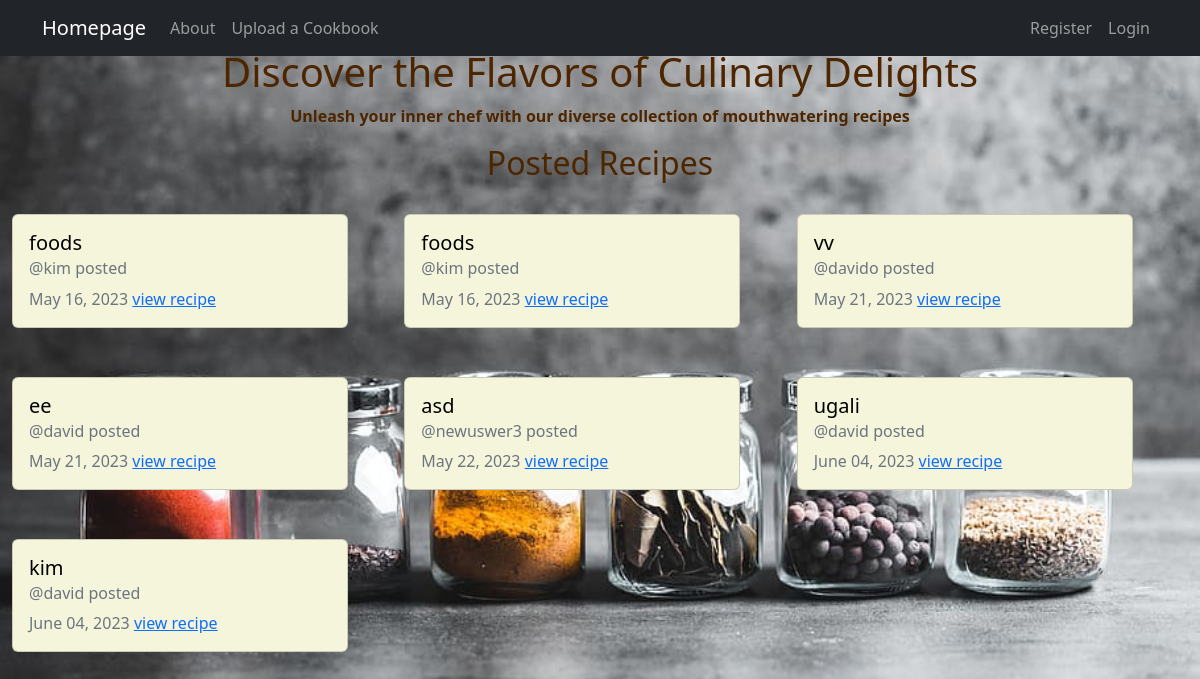
Before: / with the older database file.
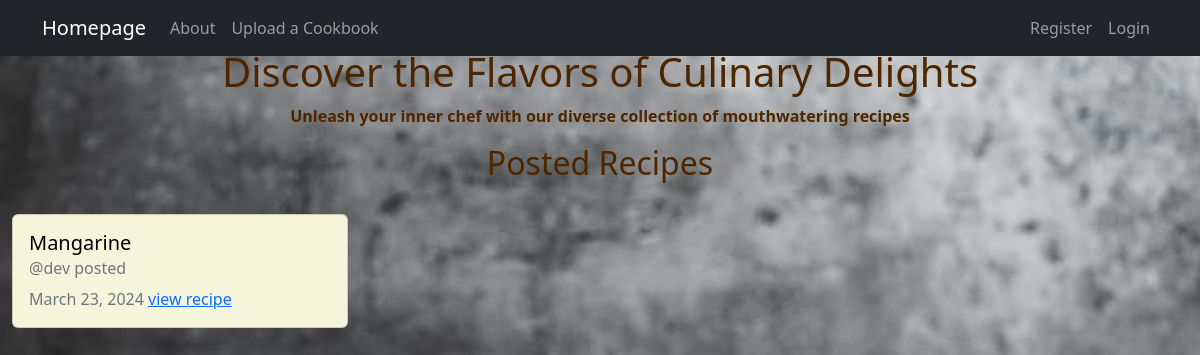
After: the same page with the newer database file.
### recipes/models.py (models this page shows, shortened)
class Recipe(models.Model):
    title = models.CharField(max_length=100)
    description = models.TextField()
    author = models.ForeignKey(User, on_delete=models.CASCADE)
    ingredients = models.TextField(default='')
    video = models.FileField(upload_to='videos/', blank=True, null=True)
    images = models.ImageField(upload_to='images/', blank=True, null=True)
    created_at = models.DateTimeField(auto_now_add=True)
    updated_at = models.DateTimeField(auto_now=True)

### recipes/views.py (the view)
# urls.py: path('', views.RecipeListView.as_view(), name="recipes-home"),
class RecipeListView(ListView):
    model = models.Recipe
    template_name = 'recipes/home.html'
    context_object_name = 'recipes'

### recipes/templates/recipes/home.html
{% extends 'recipes/base.html' %}
{% block content%}
<div style="text-align: center;color: #4d2600;"><br><br>
    <h1 class="app-heading">Discover the Flavors of Culinary Delights</h1>
    <p class="app-subheading"><b>Unleash your inner chef with our diverse collection of mouthwatering recipes</b></p>
    <h2 class="section-heading">Posted Recipes</h2>
</div>
<div class="main" style="display: grid; grid-template-columns: repeat(3, 1fr); gap: 1px;">
  {% for recipe in recipes %}
    <div class="card my-4" style="width: 21rem; background-color: #F5F5DC;">
      <div class="card-body">
        <h5 class="card-title" style="color: black;">{{recipe.title}}</h5>
        <h6 class="card-subtitle mb-2 text-muted">@{{recipe.author}} posted</h6>
        <h7 class="card-subtitle mb-2 text-muted">{{recipe.updated_at|date:"F d, Y"}}</h7>
        <a href="{% url 'recipes-detail' recipe.pk %}" class="card-link">view recipe</a>
      </div>
    </div>
  {% endfor %}
</div>
{% endblock content%}

### recipes/templates/recipes/base.html (shortened to what this page needs)
<!DOCTYPE html>
<html lang="en">
<head>
    {% load static %}
    <link href="https://cdn.jsdelivr.net/npm/bootstrap@5.2.3/dist/css/bootstrap.min.css"
          rel="stylesheet">
    <link rel="stylesheet" href="{% static 'style.css' %}">
</head>
<body>
    <nav class="navbar navbar-expand-lg navbar-dark bg-dark">
        <div class="container">
            <a class="navbar-brand" href="{% url 'recipes-home' %}">Homepage</a>
            <div class="collapse navbar-collapse" id="navbarNav">
                <ul class="navbar-nav">
                    <li class="nav-item">
                        <a class="nav-link" aria-current="page" href="{% url 'recipes-about' %}">About</a>
                    </li>
                    <li class="nav-item">
                        <a class="nav-link" aria-current="page" href="{% url 'recipes-upload' %}">Upload a Cookbook</a>
                    </li>
                </ul>
            </div>
            <div class="navbar-nav">
                {% if user.is_authenticated %}
                    <div><a class="nav-link" aria-current="page" href="{% url 'recipes-create' %}">Create Recipe</a></div>
                    <div class="dropdown">
                        <a class="btn btn-secondary dropdown-toggle" href="#" role="button" id="profileDropdown"
                           data-bs-toggle="dropdown" aria-expanded="false">My Profile</a>
                        <ul class="dropdown-menu dropdown-menu-end" aria-labelledby="profileDropdown">
                            <li><h6 class="card-subtitle mb-2">Signed in as {{ user.username }}</h6></li>
                            <li><h6 class="card-subtitle mb-2">{{ user.email }}</h6></li>
                            <li><hr class="dropdown-divider"></li>
                            <li><a class="dropdown-item" href="{% url 'user_logout' %}">Sign out</a></li>
                        </ul>
                    </div>
                {% else %}
                    <a class="nav-link nav-item" href="{% url 'user_register' %}">Register</a>
                    <a class="nav-link nav-item" href="{% url 'user_login' %}">Login</a>
                {% endif %}
            </div>
        </div>
    </nav>
    <div class="container-fluid">
        {% block content %}
        {% endblock content %}
    </div>
</body>
</html>

### recipes/static/style.css (style rules this page uses)
body { background-image: url(bg5.jpg); background-repeat: no-repeat; background-size: 100% auto; background-attachment: fixed; }
.container-fluid { height: calc(100vh - 0px); overflow-y: auto; }
.navbar { position: fixed; top: 0; left: 0; right: 0; z-index: 1; }

Changed rows visible on the page:
removed Recipe: title "foods", author "kim", updated_at "May 16, 2023"
removed Recipe: title "foods", author "kim", updated_at "May 16, 2023"
removed Recipe: title "vv", author "davido", updated_at "May 21, 2023"
removed Recipe: title "ee", author "david", updated_at "May 21, 2023"
removed Recipe: title "asd", author "newuswer3", updated_at "May 22, 2023"
removed Recipe: title "ugali", author "david", updated_at "June 04, 2023"
removed Recipe: title "kim", author "david", updated_at "June 04, 2023"
added Recipe: title "Mangarine", author "dev", updated_at "March 23, 2024"
